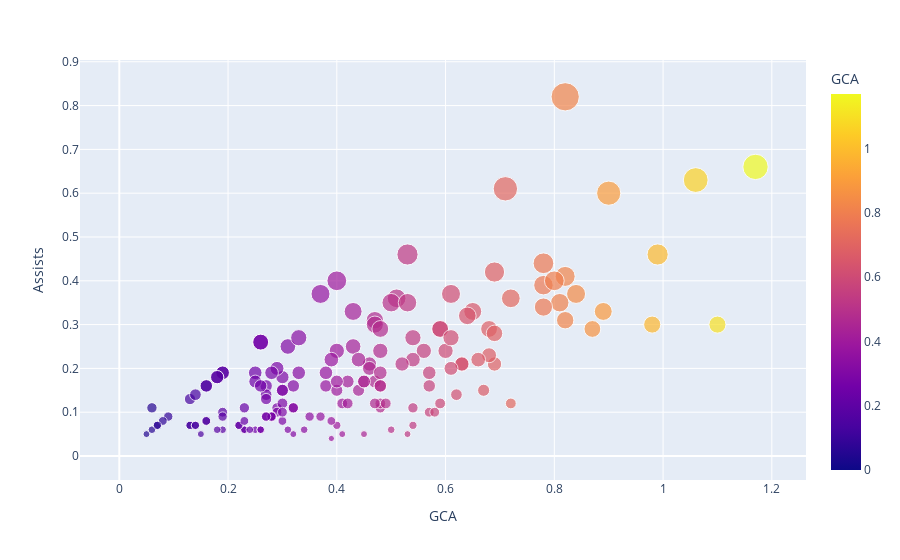

Source (notebook cell):
### Code cell
fig = px.scatter(df_stats2, x='GCA', y='Assists', hover_data=['Player','Min','Pos','Comp'], color='GCA', size='Assists',color_continuous_scale='plasma')

fig.show()

### Figure 1 — Plotly figure (JSON) as saved in the notebook; plotly's stock layout.template omitted (floating-point values rounded to 4 significant figures; data arrays with more than 128 entries replaced by an {"elided": "..."} marker saying what was removed)
{"data": [{"customdata": {"elided": "203x4 mixed values"}, "hovertemplate": "GCA=%{marker.color}<br>Assists=%{marker.size}<br>Player=%{customdata[0]}<br>Min=%{customdata[1]}<br>Pos=%{customdata[2]}<br>Comp=%{customdata[3]}<extra></extra>", "legendgroup": "", "marker": {"color": {"elided": "203 float values"}, "coloraxis": "coloraxis", "size": {"elided": "203 float values"}, "sizemode": "area", "sizeref": 0.00205, "symbol": "circle"}, "mode": "markers", "name": "", "orientation": "v", "showlegend": false, "type": "scatter", "x": {"elided": "203 float values"}, "xaxis": "x", "y": {"elided": "203 float values"}, "yaxis": "y"}], "layout": {"coloraxis": {"colorbar": {"title": {"text": "GCA"}}, "colorscale": [[0, "#0d0887"], [0.1111, "#46039f"], [0.2222, "#7201a8"], [0.3333, "#9c179e"], [0.4444, "#bd3786"], [0.5556, "#d8576b"], [0.6667, "#ed7953"], [0.7778, "#fb9f3a"], [0.8889, "#fdca26"], [1, "#f0f921"]]}, "legend": {"itemsizing": "constant", "tracegroupgap": 0}, "margin": {"t": 60}, "xaxis": {"anchor": "y", "domain": [0, 1], "title": {"text": "GCA"}}, "yaxis": {"anchor": "x", "domain": [0, 1], "title": {"text": "Assists"}}}}
